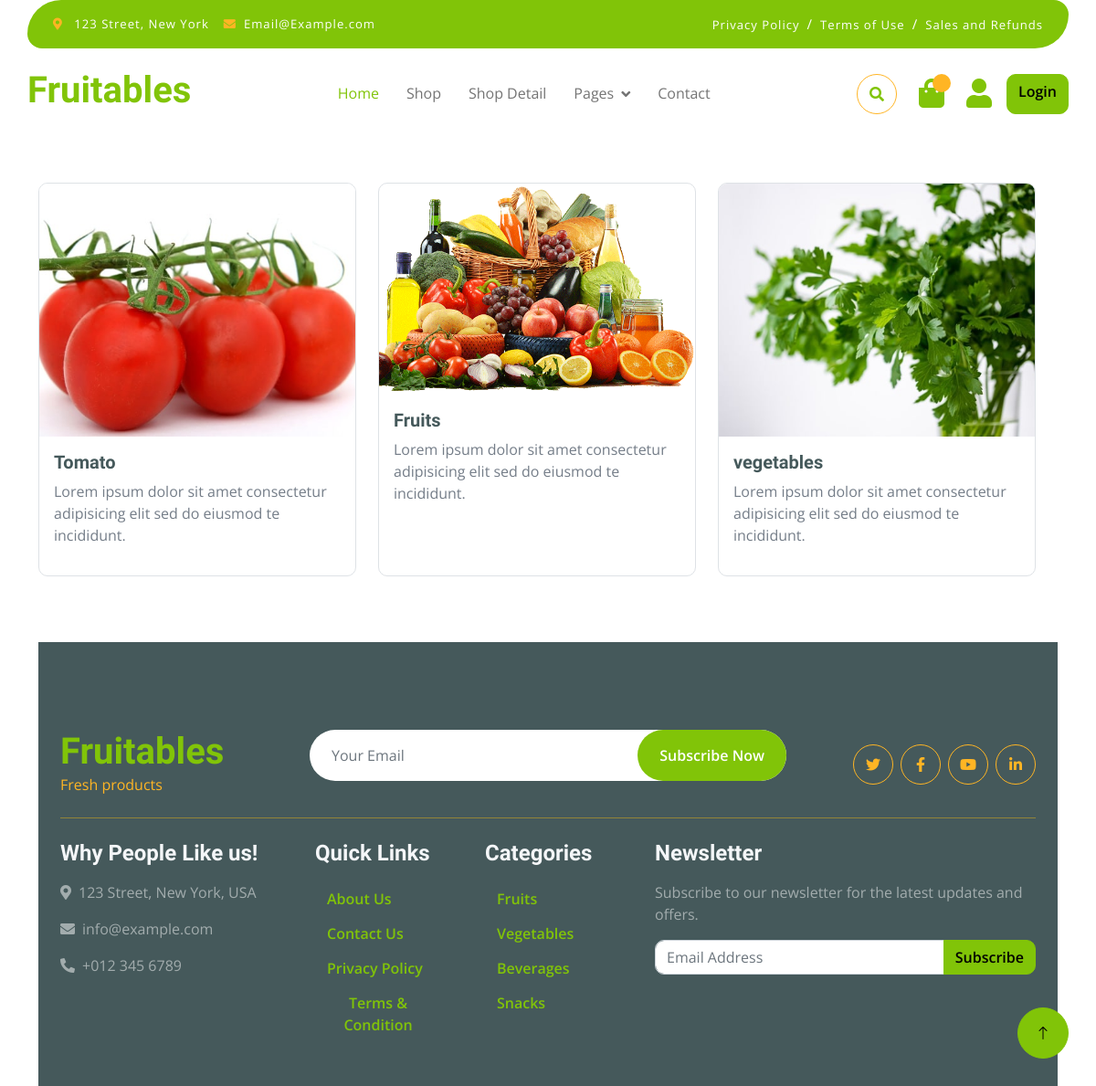
The app's page /category/, older data.
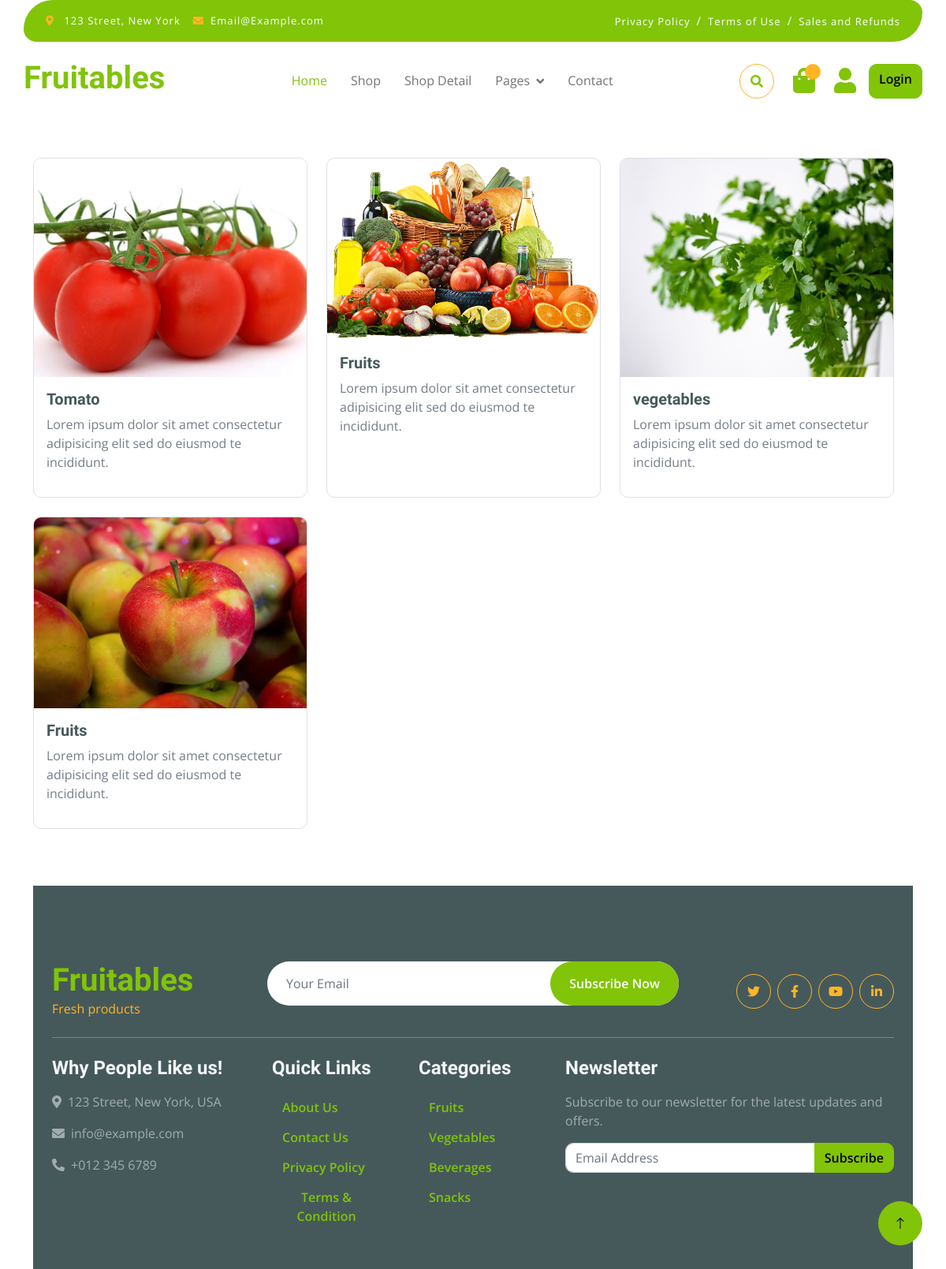
The same page, newer data.
### core/models.py (models this page shows, shortened)
class Category(models.Model):
    cid = ShortUUIDField(unique=True, length=10,max_length=20,prefix="cat",alphabet="sbjahdnck")
    title = models.CharField(max_length=100)
    image = models.ImageField(upload_to="category")
    class Meta:
        verbose_name_plural = "categories"

### core/views.py (the view)
# urls.py: path('category/',views.category_list_view,name="category-list"),
def category_list_view(request):
    categories = Category.objects.all()
    context = {"categories": categories}
    return render(request, "core/category-list.html", context)

### templates/core/category-list.html (shortened to what this page needs)
{% extends 'partials/base.html' %}
{% load static %}
{% block content %}
<div class="container" style="margin-top: 200px;">
    <div class="row mb-5">
    <div class="row">
        {% if categories %}
            {% for c in categories %}
            <div class="col-md-4 mb-4">
                <div class="card h-100">
                    <img src="{{ c.image.url }}" class="card-img-top" alt="{{ c.title }}">
                    <div class="card-body">
                        <h5 class="card-title font-weight-bold">{{ c.title }}</h5>
                        <p class="card-text">Lorem ipsum dolor sit amet consectetur adipisicing elit sed do eiusmod te incididunt.</p>
                    </div>
                </div>
            </div>
            {% endfor %}
        {% else %}
            <p>No categories available.</p>
        {% endif %}
    </div>
</div>
{% endblock content %}

Row changes from the older to the newer data that the page shows:
added Category: image (picture), title "Fruits"
